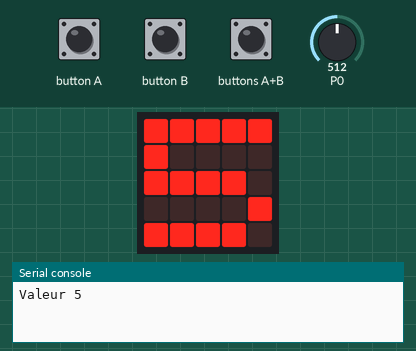
Simulated run of this program. Board: BBC micro:bit (MakeCode). Parts: the board's 5×5 LED display, the last lines printed to the serial console. Inputs (shaded band) come from the test bench; at power-on: P0 = 512 (analog values on the 0–1023 scale).

Above: at 1.2 s.
1.3 s: button B pressed for 0.15 s
At 2.0 s:
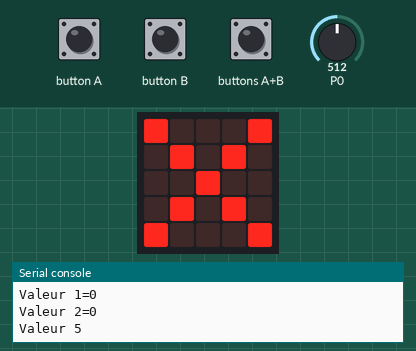
4.4 s: button A pressed for 1 s
At 5.7 s:
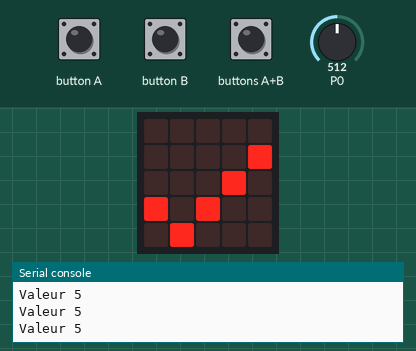
7.6 s: P0 set to 490
At 8.8 s:
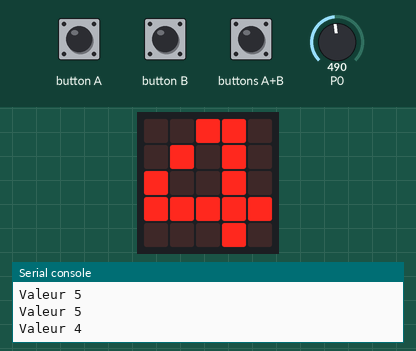
9.1 s: P0 set to 290
At 9.5 s:
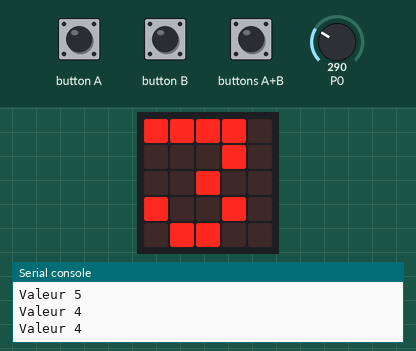
10.7 s: P0 set to 190
At 11.2 s:
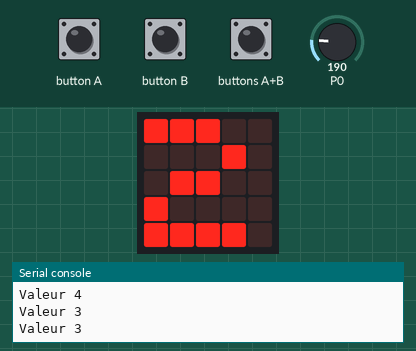
12.2 s: button A pressed for 3.2 s
At 13.1 s:
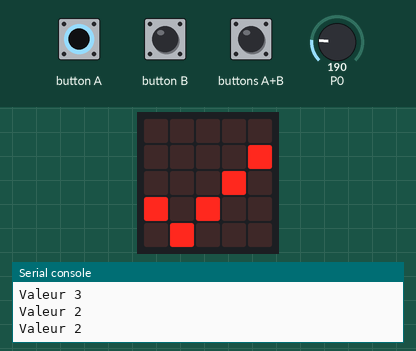
Timing chart, 0 to 15.2 s (numbered marks = the images above; inputs shaded):
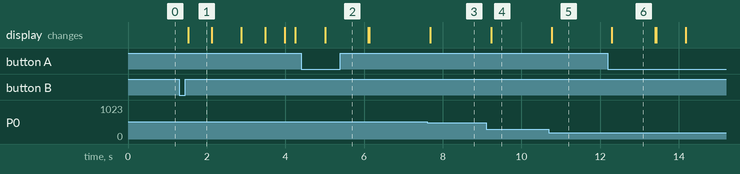

Measured:
- after the input at 1.3 s, the display: changes after 0.23 s (image 1)
- after the input at 4.4 s, the display: changes after 0.61 s (image 2)
- after the input at 7.6 s, the display: changes after 0.08 s (image 3)
- after the input at 9.1 s, the display: changes after 0.13 s (image 4)
- after the input at 10.7 s, the display: changes after 0.07 s (image 5)
- after the input at 12.2 s, the display: changes after 0.10 s (image 6)
- what the display in image 1 shows lasts 0.6 s, from 1.5 s to 2.1 s

The program:

main.ts
```typescript
input.onButtonPressed(Button.AB, function () {
    liste = [0, 0, 0]
})
input.onButtonPressed(Button.B, function () {
    serial.writeLine("Valeur 0=" + liste[0])
    serial.writeLine("Valeur 1=" + liste[1])
    serial.writeLine("Valeur 2=" + liste[2])
    if (liste[0] == 1 && (liste[1] == 2 && liste[2] == 3)) {
        basic.showString("Le code est: XXX")
    } else {
        basic.showIcon(IconNames.No)
        basic.pause(500)
        basic.showIcon(IconNames.No)
        basic.pause(500)
        basic.clearScreen()
        liste = [0, 0, 0]
    }
})
let Value = 0
let liste: number[] = []
liste = [0, 0, 0]
basic.forever(function () {
    if (pins.analogReadPin(AnalogPin.P0) <= 100) {
        Value = 1
        basic.showString("" + (Value))
    } else if (pins.analogReadPin(AnalogPin.P0) > 100 && pins.analogReadPin(AnalogPin.P0) <= 200) {
        Value = 2
        basic.showString("" + (Value))
    } else if (pins.analogReadPin(AnalogPin.P0) > 200 && pins.analogReadPin(AnalogPin.P0) <= 300) {
        Value = 3
        basic.showString("" + (Value))
    } else if (pins.analogReadPin(AnalogPin.P0) > 300 && pins.analogReadPin(AnalogPin.P0) <= 500) {
        Value = 4
        basic.showString("" + (Value))
    } else if (pins.analogReadPin(AnalogPin.P0) > 500 && pins.analogReadPin(AnalogPin.P0) <= 900) {
        Value = 5
        basic.showString("" + (Value))
    } else {
        Value = 0
        basic.showString("" + (Value))
    }
    serial.writeLine("Valeur " + Value)
    if (input.buttonIsPressed(Button.A) && liste[0] == 0) {
        liste[0] = Value
        basic.showIcon(IconNames.Yes)
        basic.pause(500)
        basic.clearScreen()
    } else if (input.buttonIsPressed(Button.A) && (liste[0] != 0 && liste[1] == 0)) {
        liste[1] = Value
        basic.showIcon(IconNames.Yes)
        basic.pause(500)
        basic.clearScreen()
    } else if (input.buttonIsPressed(Button.A) && (liste[0] != 0 && liste[1] != 0)) {
        liste[2] = Value
        basic.showIcon(IconNames.Yes)
        basic.pause(500)
        basic.clearScreen()
    }
})
```

test.ts
```typescript
// les tests vont ici ; cela ne sera pas compilé si ce paquet est utilisé en tant qu'extension.
```
